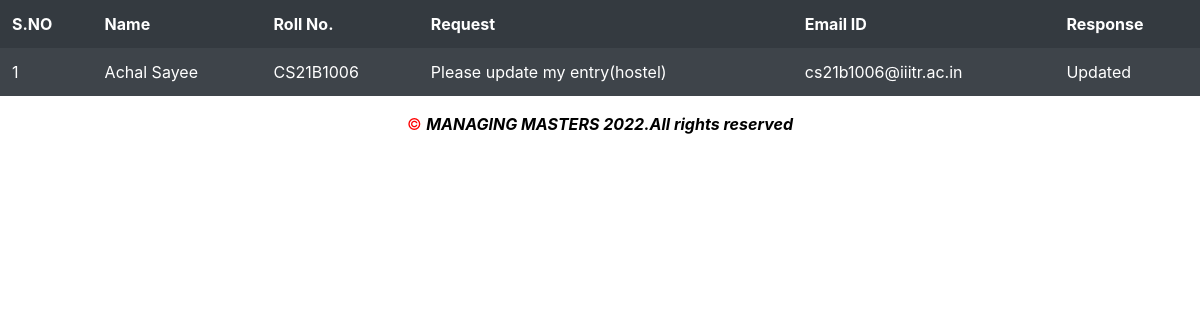
Screenshot of /IIITRmancontent/stviewrequest.php (signed in) with the database file from the repository.
### tables this page shows
CREATE TABLE `requests` (
  `id` int(100) NOT NULL,
  `name` char(240) NOT NULL,
  `rollno` varchar(1600) NOT NULL,
  `email` varchar(150) NOT NULL,
  `requests` varchar(1600) NOT NULL,
  `response` varchar(1600) NOT NULL
);

### IIITRmancontent/stviewrequest.php (the view, shortened to what this page needs)
<?php
$host = "localhost";
$user = "root";
$password = '';
$db_name = "iiitrentry";
$con = mysqli_connect($host, $user, $password, $db_name);
?>
<?php
if ($_SESSION['stloggedin'] != 1) {
    header('location:index.php');
} else {
    $stid = $_SESSION['stID'];
    $ret = mysqli_query($con, "select * from stlogin where id='$stid'");
    $row = mysqli_fetch_array($ret);
    $roll = $row['rollno'];
?>
    <!DOCTYPE html>
    <html lang="en">
    <head>
        <link rel="stylesheet" href="https://cdn.jsdelivr.net/npm/bootstrap@4.6.1/dist/css/bootstrap.min.css">
        <link rel="stylesheet" href="style.css">
    </head>
    <body>
                                <div class="table">
                                    <table class="table table-borderless table-striped table-earning table-dark">
                                        <thead>
                                            <tr>
                                            <tr>
                                                <th>S.NO</th>
                                                <th>Name</th>
                                                <th>Roll No.</th>
                                                <th>Request</th>
                                                <th>Email ID</th>
                                                <th>Response</th>
                                            </tr>
                                            </tr>
                                        </thead>
                                        <?php
                                        $ret = mysqli_query($con, "select *from requests where rollno='$roll'");
                                        $cnt = 1;
                                        while ($row = mysqli_fetch_array($ret)) {
                                        ?>
                                            <tr>
                                                <td><?php echo $cnt; ?></td>
                                                <td><?php echo $row['name']; ?></td>
                                                <td><?php echo $row['rollno']; ?></td>
                                                <td><?php echo $row['requests']; ?></td>
                                                <td><?php echo $row['email']; ?></td>
                                                <td><?php echo $row['response']; ?></td>
                                            </tr>
                                        <?php
                                            $cnt = $cnt + 1;
                                        } ?>
                                    </table>
                                </div>
        <div class="text-center copyright-section">
            <span style="color:red;">&#169</span> <span style="font-style:italic;"><b> MANAGING MASTERS 2022.All rights reserved</b></span>
        </div>
    </body>
    </html>
<?php } ?>

### IIITRmancontent/style.css (style rules this page uses)
*:after { padding: 0; margin: 0; box-sizing: border-box; }
.copyright-section { background-color:white; color:black; }

### rows the page displays
requests: name "Achal Sayee", rollno "CS21B1006", requests "Please update my entry(hostel)", email "cs21b1006@iiitr.ac.in", response "Updated"
